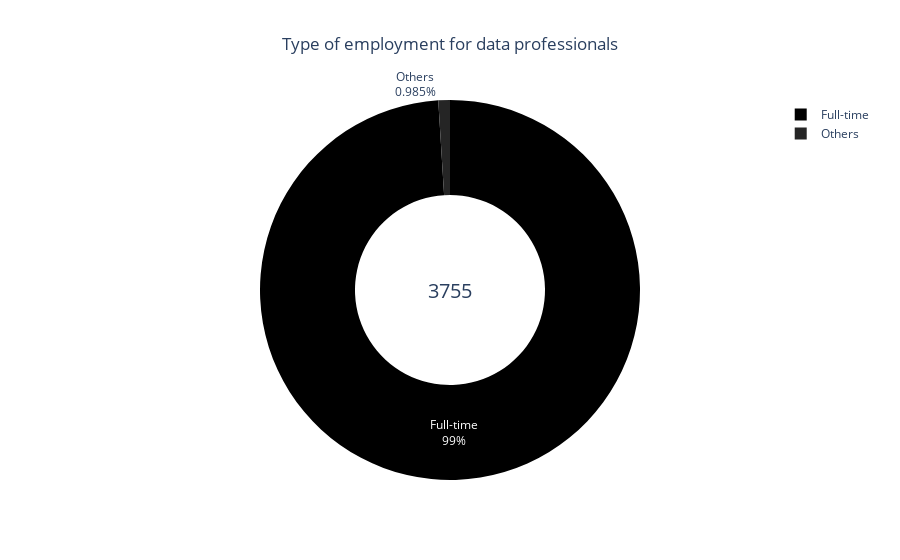

The notebook cell this image was saved under:
### Markdown cell above
Most professionals in the data field work under the full-time hiring modality. However, we can notice an extremely concentrated distribution in this modality, so we will include other hiring modalities to improve visualization.

### Code cell
data = df["employment_type"].replace(
    {"PT": "Part-time", "FT": "Full-time", "CT": "Contract", "FL": "Freelance"}
)

# counts of unique values
unique_values = data.value_counts()

top_labels = unique_values.index.values[:1].tolist()
top_values = unique_values.values[:1].tolist()

# sum of total jobs registered
total = sum(unique_values.values)

# sum of other jobs
others = sum(unique_values.values[1:])

values = top_values + [others]
labels = top_labels + ["Others"]

data_dict = dict(zip(labels, values))

# Ordenar o dicionário pelos valores em ordem crescente
data_dict_ordered = dict(
    sorted(data_dict.items(), key=lambda item: item[1], reverse=True)
)


# Cria a anotação com o valor total
annotation = dict(font=dict(size=20), showarrow=False, text=str(total), x=0.5, y=0.5)

# Criar o gráfico de rosca
data = [
    go.Pie(
        labels=list(data_dict_ordered.keys()),
        values=list(data_dict_ordered.values()),
        hole=0.5,
        marker=dict(colors=list(reversed(colors.sequential.Greys))),
        textinfo="percent+label",
        insidetextorientation="auto",
        hoverinfo="label+value",
    )
]

# Cria o layout do gráfico
layout = go.Layout(
    title={
        "text": "Type of employment for data professionals",
        "x": 0.5,
        # "xanchor": "right",
    },
    # width=700,
    # height=900,
    annotations=[annotation],
)

# Adicionar título
fig = go.Figure(data=data, layout=layout)

# Mostrar o gráfico
fig.show()

### Figure 1 — Plotly figure (JSON) as saved in the notebook; plotly's stock layout.template omitted (floating-point values rounded to 4 significant figures)
{"data": [{"hole": 0.5, "hoverinfo": "label+value", "insidetextorientation": "auto", "labels": ["Full-time", "Others"], "marker": {"colors": ["rgb(0,0,0)", "rgb(37,37,37)", "rgb(82,82,82)", "rgb(115,115,115)", "rgb(150,150,150)", "rgb(189,189,189)", "rgb(217,217,217)", "rgb(240,240,240)", "rgb(255,255,255)"]}, "textinfo": "percent+label", "type": "pie", "values": [3718, 37]}], "layout": {"annotations": [{"font": {"size": 20}, "showarrow": false, "text": "3755", "x": 0.5, "y": 0.5}], "title": {"text": "Type of employment for data professionals", "x": 0.5}}}
